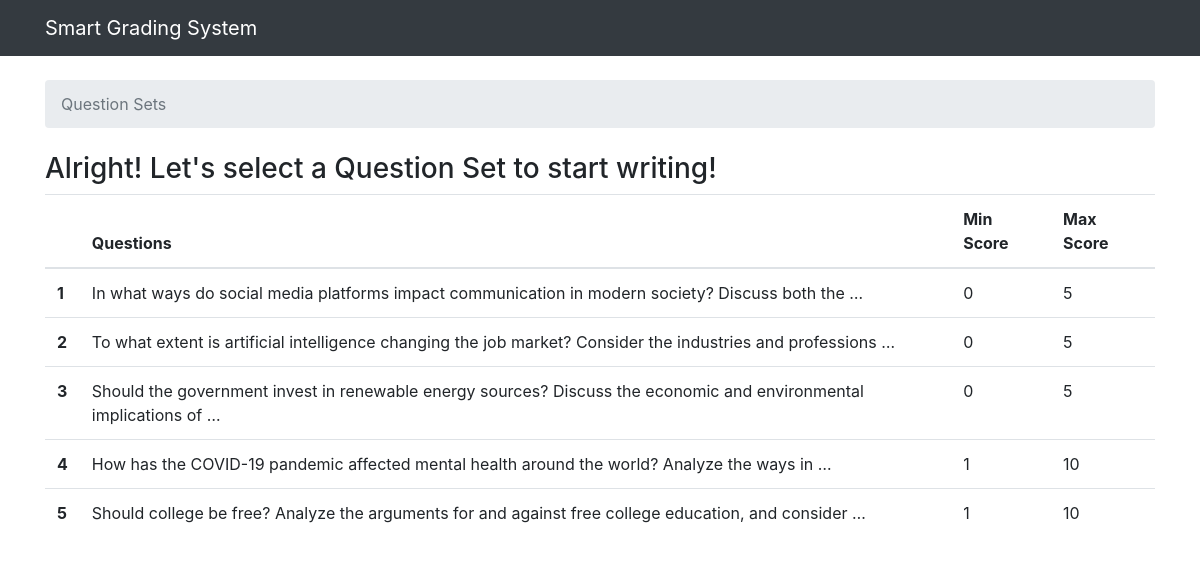
The page / on the database its author committed.
### grader/models.py (models this page shows, shortened)
class Question(models.Model):
    question_title = models.TextField(max_length=100000)
    set = models.IntegerField(unique=True)
    min_score = models.IntegerField()
    max_score = models.IntegerField()

### grader/views.py (the view)
# urls.py: path('', views.index, name='index'),
def index(request):
    questions_list = Question.objects.order_by('set')
    context = {
        'questions_list': questions_list,
    }
    return render(request, 'grader/index.html', context)

### grader/templates/grader/index.html (shortened to what this page needs)
{% extends 'base.html' %}
{% block breadcrumb %}
  <li class="breadcrumb-item active">Question Sets</li>
{% endblock %}
{% block content %}
    {% if questions_list %}
        <p class="h3">Alright! Let's select a Question Set to start writing!</p>
        <table class="table">
                <thead>
                  <tr>
                    <th scope="col"></th>
                    <th scope="col">Questions</th>
                    <th scope="col">Min Score</th>
                    <th scope="col">Max Score</th>
                  </tr>
                </thead>
                {% for question in questions_list %}
                    <tr class="clickable-row" data-href='/{{ question.set }}'>
                        <th scope="row">{{ question.set }}</th>
                        <td>{{ question.question_title|truncatewords:15 }}</td>
                        <td>{{ question.min_score }}</td>
                        <td>{{ question.max_score }}</td>
                      </tr>
                {% endfor %}
        </table>
    {% else %}
        <p>No polls are available.</p>
    {% endif %}
{% endblock %}

### templates/base.html (shortened to what this page needs)
{% load static %}<!DOCTYPE html>
<html>
  <head>
    <link rel="stylesheet" href="{% static 'css/bootstrap.min.css' %}">
  </head>
  <body>
    <nav class="navbar navbar-expand-lg navbar-dark bg-dark">
      <div class="container">
        <a class="navbar-brand" href="{% url 'index' %}">Smart Grading System</a>
      </div>
    </nav>
    <div class="container">
      <ol class="breadcrumb my-4">
        {% block breadcrumb %}
        {% endblock %}
      </ol>
      {% block content %}
      {% endblock %}
    </div>
  </body>
</html>

### rows shown on the page
Question: set "1", question_title "In what ways do social media platforms impact communication in modern society? Discuss both the …", min_score "0", max_score "5"
Question: set "2", question_title "To what extent is artificial intelligence changing the job market? Consider the industries and professions …", min_score "0", max_score "5"
Question: set "3", question_title "Should the government invest in renewable energy sources? Discuss the economic and environmental implications of …", min_score "0", max_score "5"
Question: set "4", question_title "How has the COVID-19 pandemic affected mental health around the world? Analyze the ways in …", min_score "1", max_score "10"
Question: set "5", question_title "Should college be free? Analyze the arguments for and against free college education, and consider …", min_score "1", max_score "10"
